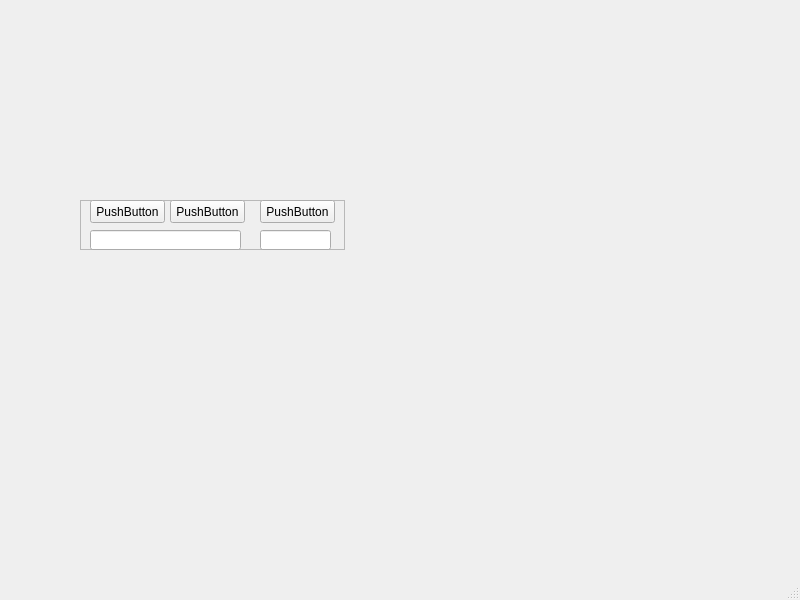
<?xml version="1.0" encoding="UTF-8"?>
<ui version="4.0">
 <class>MainWindow</class>
 <widget class="QMainWindow" name="MainWindow">
  <property name="geometry">
   <rect>
    <x>0</x>
    <y>0</y>
    <width>800</width>
    <height>600</height>
   </rect>
  </property>
  <property name="windowTitle">
   <string>MainWindow</string>
  </property>
  <widget class="QWidget" name="centralwidget">
   <widget class="QFrame" name="frame">
    <property name="geometry">
     <rect>
      <x>80</x>
      <y>200</y>
      <width>265</width>
      <height>50</height>
     </rect>
    </property>
    <property name="frameShape">
     <enum>QFrame::StyledPanel</enum>
    </property>
    <property name="frameShadow">
     <enum>QFrame::Raised</enum>
    </property>
    <widget class="QPushButton" name="pushButton">
     <property name="geometry">
      <rect>
       <x>10</x>
       <y>0</y>
       <width>75</width>
       <height>23</height>
      </rect>
     </property>
     <property name="text">
      <string>PushButton</string>
     </property>
    </widget>
    <widget class="QPushButton" name="pushButton_2">
     <property name="geometry">
      <rect>
       <x>90</x>
       <y>0</y>
       <width>75</width>
       <height>23</height>
      </rect>
     </property>
     <property name="text">
      <string>PushButton</string>
     </property>
    </widget>
    <widget class="QPushButton" name="pushButton_3">
     <property name="geometry">
      <rect>
       <x>180</x>
       <y>0</y>
       <width>75</width>
       <height>23</height>
      </rect>
     </property>
     <property name="text">
      <string>PushButton</string>
     </property>
    </widget>
    <widget class="QLineEdit" name="lineEdit">
     <property name="geometry">
      <rect>
       <x>10</x>
       <y>30</y>
       <width>151</width>
       <height>20</height>
      </rect>
     </property>
    </widget>
    <widget class="QLineEdit" name="lineEdit_2">
     <property name="geometry">
      <rect>
       <x>180</x>
       <y>30</y>
       <width>71</width>
       <height>20</height>
      </rect>
     </property>
    </widget>
   </widget>
  </widget>
  <widget class="QMenuBar" name="menubar">
   <property name="geometry">
    <rect>
     <x>0</x>
     <y>0</y>
     <width>800</width>
     <height>23</height>
    </rect>
   </property>
  </widget>
  <widget class="QStatusBar" name="statusbar"/>
 </widget>
 <resources/>
 <connections/>
</ui>
